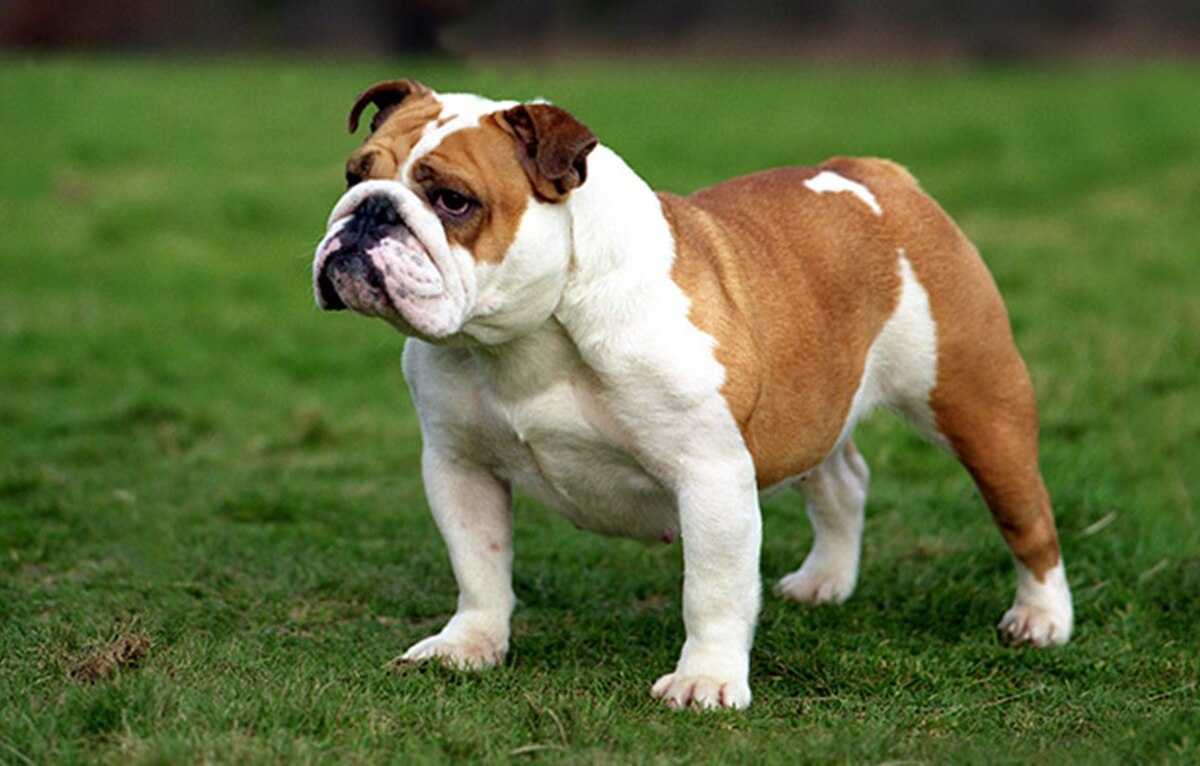
#> input picture assets/bulldog_photo.jpg, 1200 x 766 px, found by its file name
$ python recolor_grass.py
#> lines starting #> are read from the running program, lines starting #| are printed output that depends on the picture
from PIL import Image

# Load image
img = Image.open('assets/bulldog_photo.jpg').convert('RGBA')
width, height = img.size
#> width = 1200; height = 766
pixels = img.load()

# Parameters
# We'll detect green-ish pixels by checking hue or by comparing channels.
# Simple approach: if G is significantly larger than R and B, shift hue toward blue by swapping/mixing.

for y in range(height):
    for x in range(width):
        r, g, b, a = pixels[x, y]
        # skip transparent
        if a == 0:
            continue
        # detect green dominance
        if g > 1.15 * r and g > 1.15 * b and g > 40:
            # compute how 'green' it is (0..1)
            strength = min(1.0, (g - max(r, b)) / 120.0)
            # target blue color (keeping luminosity)
            # reduce green, increase blue
            new_r = int(r * (1 - 0.2 * strength))
            new_g = int(g * (1 - 0.9 * strength))
            new_b = int(min(255, b + 120 * strength))
            pixels[x, y] = (new_r, new_g, new_b, a)

# JPEG does not support alpha; convert to RGB (composite over white) before saving
try:
    rgb = Image.new('RGB', img.size, (255, 255, 255))
#> rgb: PIL image 1200x766 RGB; every value is 255
    rgb.paste(img, mask=img.split()[3])  # paste using alpha channel as mask
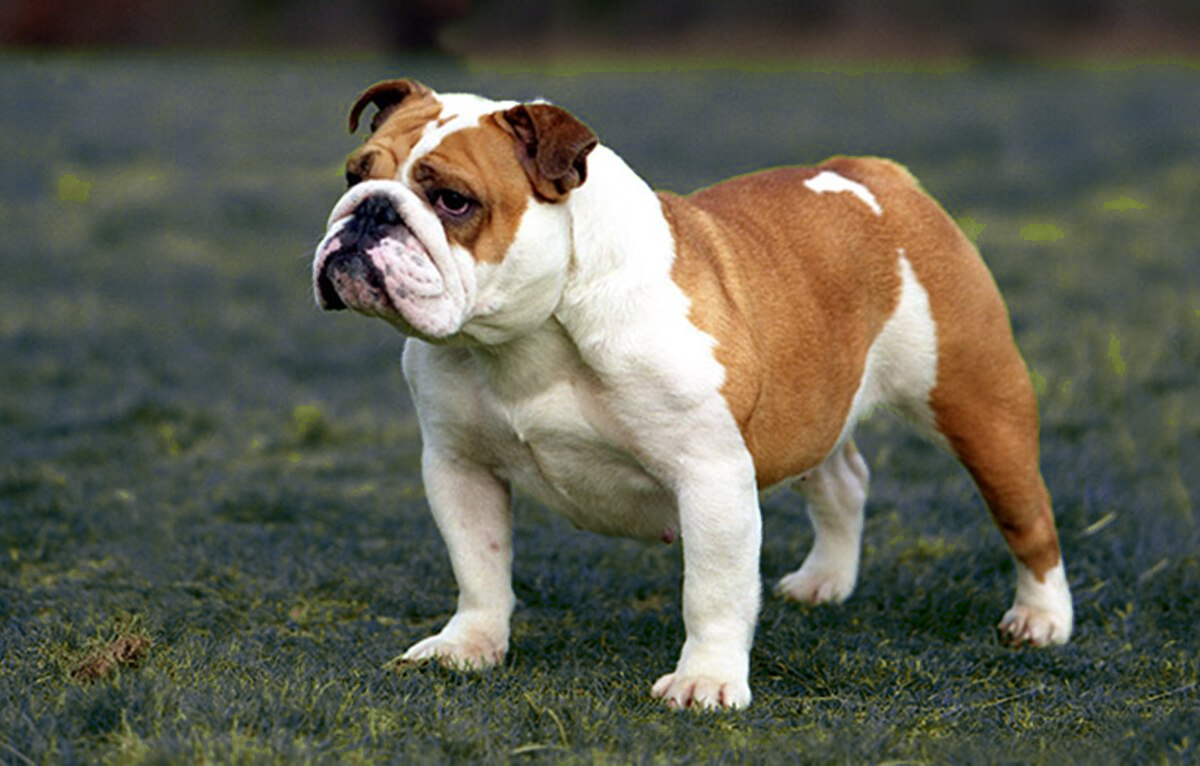
#> img: PIL image 1200x766 RGBA; mean R, G, B, A 95.1, 94.8, 80.7, 255
    rgb.save('assets/bulldog_bluegrass.jpg', quality=95)
    print('Saved assets/bulldog_bluegrass.jpg')
except Exception as e:
    print('Failed to save assets/bulldog_bluegrass.jpg:', e)
